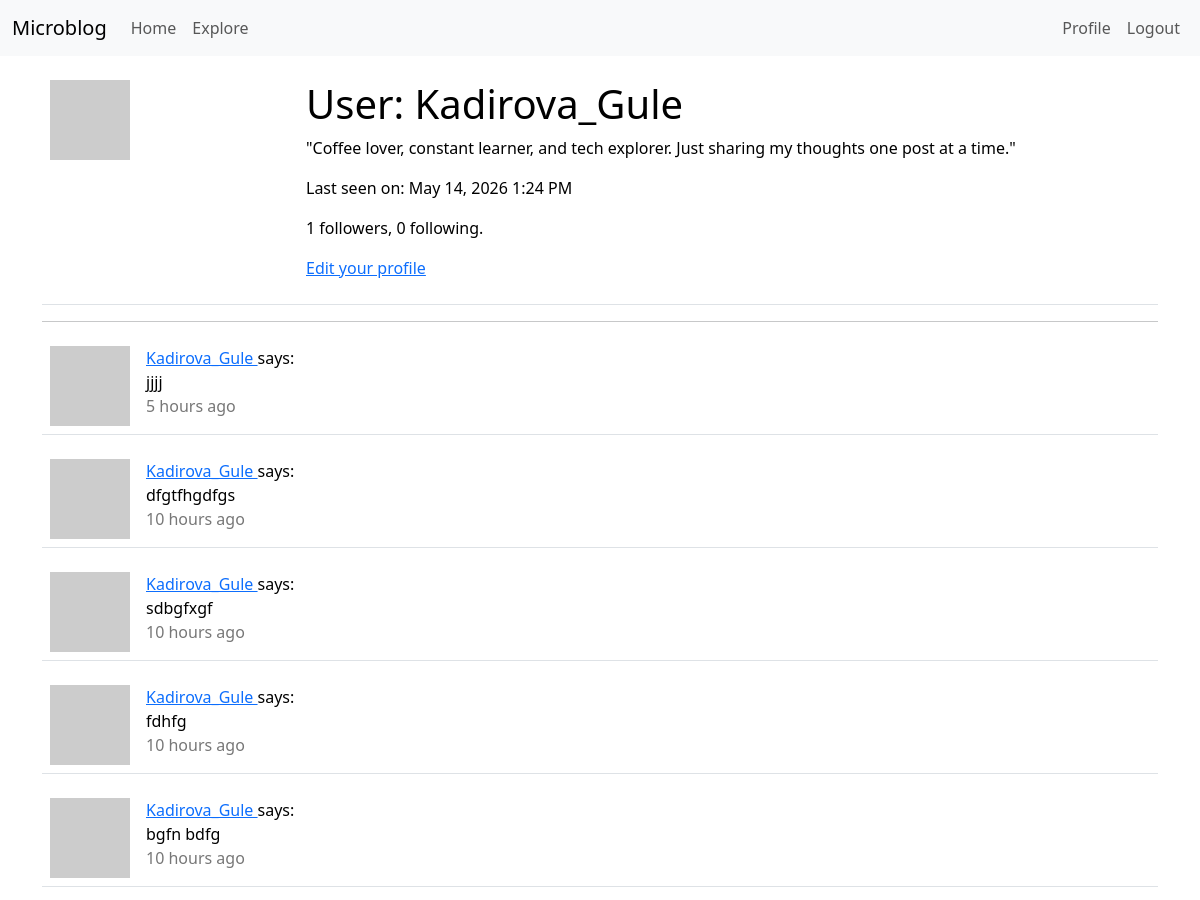
The app's page /user/Kadirova_Gule (signed in, upper part), older data.
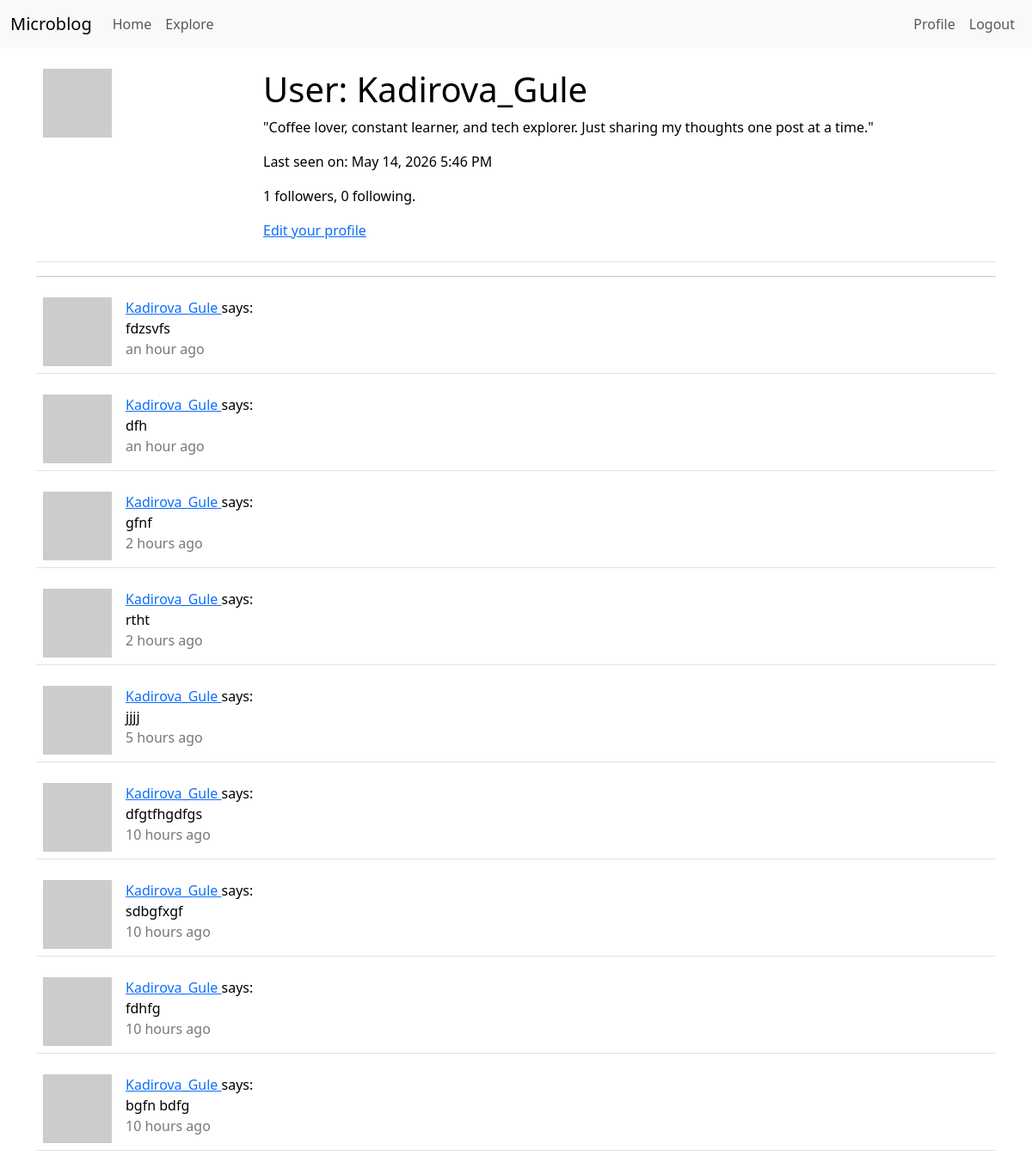
The same page, newer data.
### app/models.py (models this page shows, shortened)
class User(UserMixin, db.Model):
    id: so.Mapped[int] = so.mapped_column(primary_key=True)
    username: so.Mapped[str] = so.mapped_column(sa.String(64), index=True,
                                                unique=True)
    email: so.Mapped[str] = so.mapped_column(sa.String(120), index=True,
                                             unique=True)
    password_hash: so.Mapped[Optional[str]] = so.mapped_column(sa.String(256))
    about_me: so.Mapped[Optional[str]] = so.mapped_column(sa.String(140))
    last_seen: so.Mapped[Optional[datetime]] = so.mapped_column(
        default=lambda: datetime.now(timezone.utc))
    posts: so.WriteOnlyMapped['Post'] = so.relationship(back_populates='author')
    following: so.WriteOnlyMapped['User'] = so.relationship(
        secondary=followers, primaryjoin=(followers.c.follower_id == id),
        secondaryjoin=(followers.c.followed_id == id),
        back_populates='followers')
    followers: so.WriteOnlyMapped['User'] = so.relationship(
        secondary=followers, primaryjoin=(followers.c.followed_id == id),
        secondaryjoin=(followers.c.follower_id == id),
        back_populates='following')
    def avatar(self, size):
        digest = md5(self.email.lower().encode('utf-8')).hexdigest()
        return f'https://www.gravatar.com/avatar/{digest}?d=identicon&s={size}'
    def followers_count(self):
        query = sa.select(sa.func.count()).select_from(
            self.followers.select().subquery())
        return db.session.scalar(query)
    def following_count(self):
        query = sa.select(sa.func.count()).select_from(
            self.following.select().subquery())
        return db.session.scalar(query)

class Post(db.Model):
    id: so.Mapped[int] = so.mapped_column(primary_key=True)
    body: so.Mapped[str] = so.mapped_column(sa.String(140))
    timestamp: so.Mapped[datetime] = so.mapped_column(
        index=True, default=lambda: datetime.now(timezone.utc))
    user_id: so.Mapped[int] = so.mapped_column(sa.ForeignKey(User.id), index=True)
    author: so.Mapped[User] = so.relationship(back_populates='posts')

### app/routes.py (the view)
@app.route('/user/<username>')
@login_required
def user(username):
    user = db.first_or_404(sa.select(User).filter_by(username=username))
    page = request.args.get('page', 1, type=int)
    query = user.posts.select().order_by(Post.timestamp.desc())
    posts = db.paginate(query, page=page,
                        per_page=app.config['POSTS_PER_PAGE'],
                        error_out=False)
    next_url = url_for('user', username=user.username, page=posts.next_num) \
        if posts.has_next else None
    prev_url = url_for('user', username=user.username, page=posts.prev_num) \
        if posts.has_prev else None
    form = EmptyForm()
    return render_template('user.html', user=user, posts=posts.items,
                           next_url=next_url, prev_url=prev_url, form=form)

### app/models.py (called while the page is built)
@login.user_loader
def load_user(id):
    return db.session.get(User, int(id))

### app/routes.py (called while the page is built)
@app.before_request
def before_request():
    if current_user.is_authenticated:
        current_user.last_seen = datetime.utcnow()
        db.session.commit()

### app/templates/user.html (shortened to what this page needs)
{% extends "base.html" %}
{% block content %}
    <table class="table table-hover">
        <tr>
            <td width="256px"><img src="{{ user.avatar(256) }}"></td>
            <td>
                <h1>User: {{ user.username }}</h1>
                {% if user.about_me %}<p>{{ user.about_me }}</p>{% endif %}
                {% if user.last_seen %}
                <p>Last seen on: {{ moment(user.last_seen).format('LLL') }}</p>
                {% endif %}
                <p>{{ user.followers_count() }} followers, {{ user.following_count() }} following.</p>
                {% if user == current_user %}
                <p><a href="{{ url_for('edit_profile') }}">Edit your profile</a></p>
                {% endif %}
            </td>
        </tr>
    </table>
    <hr>
    {% for post in posts %}
        {% include '_post.html' %}
    {% endfor %}
{% endblock %}

### app/templates/base.html (shortened to what this page needs)
<!doctype html>
<html lang="en">
  <head>
    <link
        href="https://cdn.jsdelivr.net/npm/bootstrap@5.3.2/dist/css/bootstrap.min.css"
        rel="stylesheet"
>
  </head>
  <body>
    <nav class="navbar navbar-expand-lg bg-body-tertiary">
      <div class="container-fluid">
        <a class="navbar-brand" href="{{ url_for('index') }}">Microblog</a>
        <div class="collapse navbar-collapse" id="navbarNav">
          <ul class="navbar-nav me-auto">
            <li class="nav-item">
              <a class="nav-link" href="{{ url_for('index') }}">Home</a>
            </li>
            <li class="nav-item">
              <a class="nav-link" href="{{ url_for('explore') }}">Explore</a>
            </li>
          </ul>
          <ul class="navbar-nav">
            {% if current_user.is_anonymous %}
            <li class="nav-item">
              <a class="nav-link" href="{{ url_for('login') }}">Login</a>
            </li>
            {% else %}
            <li class="nav-item">
              <a class="nav-link" href="{{ url_for('user', username=current_user.username) }}">Profile</a>
            </li>
            <li class="nav-item">
              <a class="nav-link" href="{{ url_for('logout') }}">Logout</a>
            </li>
            {% endif %}
          </ul>
        </div>
      </div>
    </nav>
    <div class="container mt-3">
      {% block content %}{% endblock %}
    </div>
  </body>
</html>

### app/templates/_post.html
<table class="table table-hover">
    <tr>
        <td width="70px">
            <a href="{{ url_for('user', username=post.author.username) }}">
                <img src="{{ post.author.avatar(70) }}" />
            </a>
        </td>
        <td>
            <a href="{{ url_for('user', username=post.author.username) }}">
                {{ post.author.username }}
            </a>
            says:
            <br>
            {{ post.body }}
            <br>
            <span style="color: #777;">
                {{ moment(post.timestamp).fromNow() }}
            </span>
        </td>
    </tr>
</table>

Row changes from the older to the newer data that the page shows:
changed User "Kadirova_Gule": last_seen "May 14, 2026 1:24 PM" → "May 14, 2026 5:46 PM"
added Post: author.username "Kadirova_Gule", body "fdzsvfs", timestamp "an hour ago"
added Post: author.username "Kadirova_Gule", body "dfh", timestamp "an hour ago"
added Post: author.username "Kadirova_Gule", body "gfnf", timestamp "2 hours ago"
added Post: author.username "Kadirova_Gule", body "rtht", timestamp "2 hours ago"
